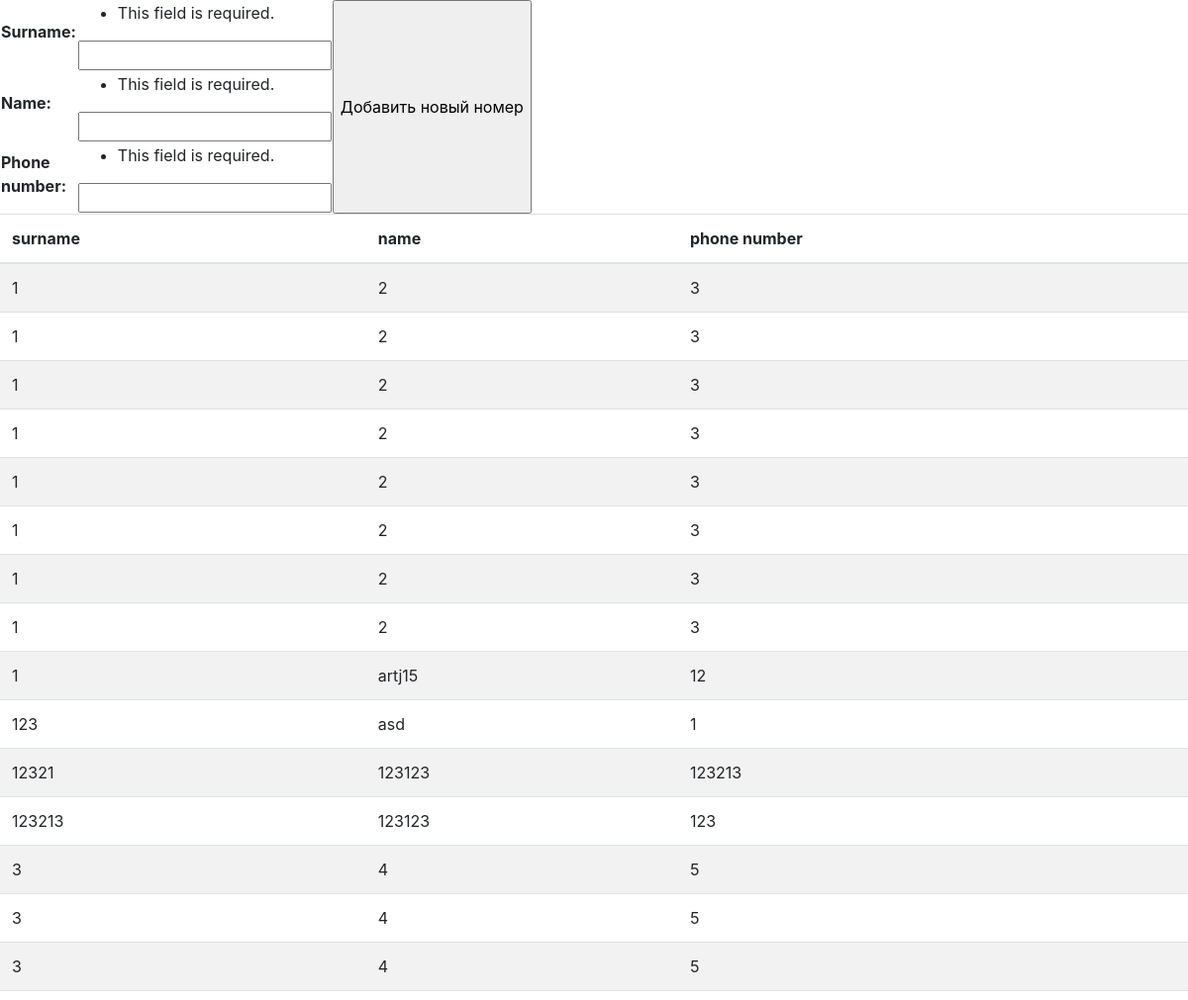
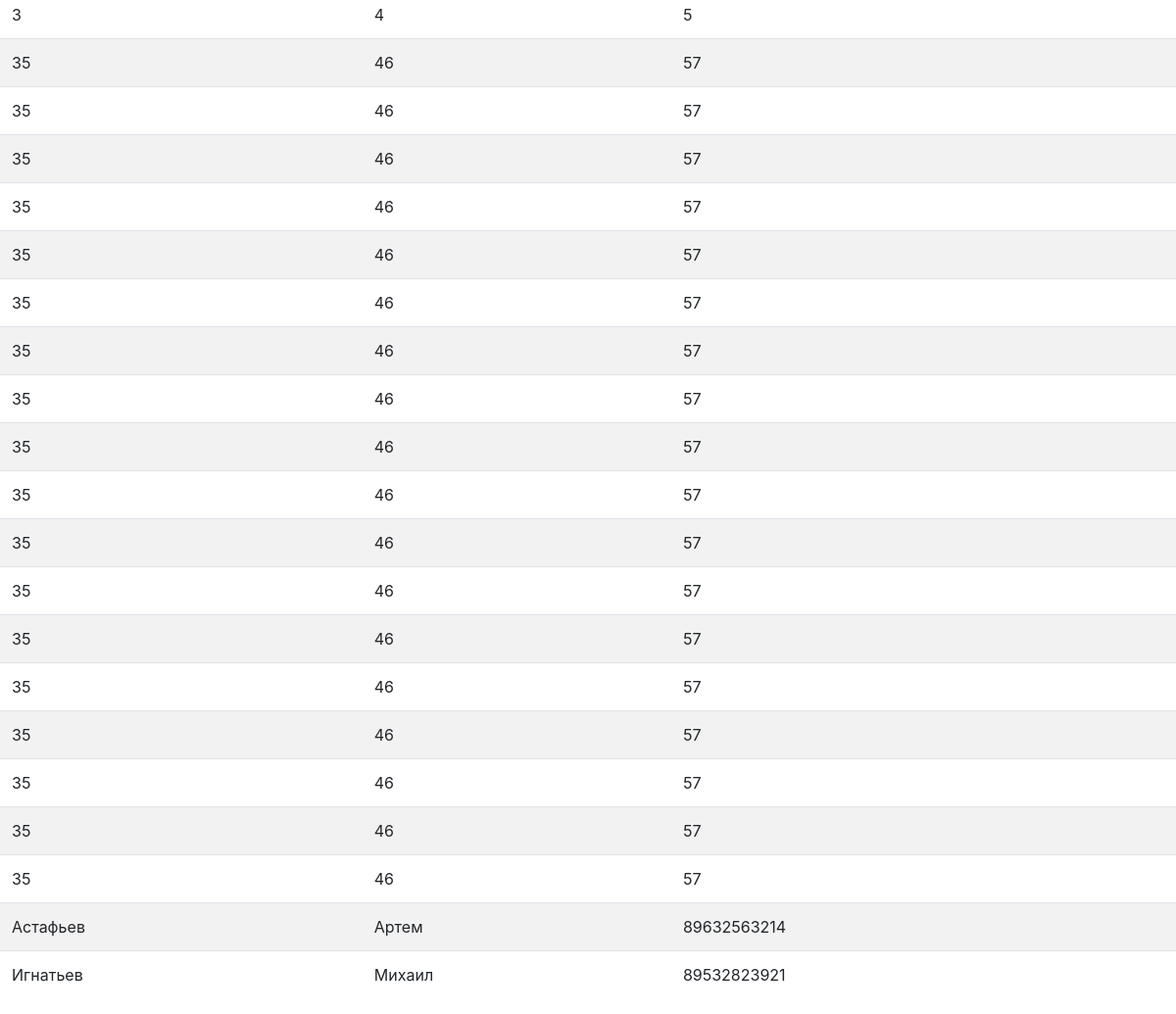
The page / on the database its author committed (2 pictures, top to bottom).
### Contacts/models.py (models this page shows, shortened)
class ContactModel(models.Model):
    surname = models.CharField(max_length= 300)
    name = models.CharField(max_length=300)
    phone_number = models.IntegerField()
    class Meta:
        ordering = ['surname', 'name']
        verbose_name='Contact'

### Contacts/views.py (the view)
# urls.py: path('', get)
def get(request):
    all = ContactModel.objects.all()
    form = ContactForm(request.POST)
    if request.POST:
        form.save()
        return HttpResponseRedirect("/")
    data = {
        'all': all, 'form': form
    }
    return render(request, template_name= 'main.html', context= data)

### Contacts/models.py
class ContactForm(ModelForm):
    class Meta:
        model = ContactModel
        fields = '__all__'

### Contacts/templates/main.html (shortened to what this page needs)
<!DOCTYPE html>
<html lang="en">
<head>
    <link rel="stylesheet" href="https://maxcdn.bootstrapcdn.com/bootstrap/4.0.0/css/bootstrap.min.css">
</head>
<body>
<form action="" method="post" style="display: flex; justify-content: start; max-width: 300px">
    <table>
    {{ form.as_table }}
        </table>
    <input type="submit" value="Добавить новый номер" />
</form>
<table class="table table-striped">
    <thead>
    <tr>
        <th>
        surname
        </th>
    <th>
        name
    </th>
    <th>
        phone number
    </th>
    </tr>
        </thead>
    <tbody>
    {% for i in all %}
    <tr>
        <td>{{i.surname}}</td>
        <td>{{i.name}}</td>
        <td>{{i.phone_number}}</td>
    </tr>
{% endfor %}
    </tbody>
    </table>
</body>
</html>

### rows shown on the page
ContactModel: surname "1", name "2", phone_number "3"
ContactModel: surname "1", name "2", phone_number "3"
ContactModel: surname "1", name "2", phone_number "3"
ContactModel: surname "1", name "2", phone_number "3"
ContactModel: surname "1", name "2", phone_number "3"
ContactModel: surname "1", name "2", phone_number "3"
ContactModel: surname "1", name "2", phone_number "3"
ContactModel: surname "1", name "2", phone_number "3"
ContactModel: surname "1", name "artj15", phone_number "12"
ContactModel: surname "123", name "asd", phone_number "1"
ContactModel: surname "12321", name "123123", phone_number "123213"
ContactModel: surname "123213", name "123123", phone_number "123"
ContactModel: surname "3", name "4", phone_number "5"
ContactModel: surname "3", name "4", phone_number "5"
ContactModel: surname "3", name "4", phone_number "5"
ContactModel: surname "3", name "4", phone_number "5"
ContactModel: surname "35", name "46", phone_number "57"
ContactModel: surname "35", name "46", phone_number "57"
ContactModel: surname "35", name "46", phone_number "57"
ContactModel: surname "35", name "46", phone_number "57"
ContactModel: surname "35", name "46", phone_number "57"
ContactModel: surname "35", name "46", phone_number "57"
ContactModel: surname "35", name "46", phone_number "57"
ContactModel: surname "35", name "46", phone_number "57"
ContactModel: surname "35", name "46", phone_number "57"
ContactModel: surname "35", name "46", phone_number "57"
ContactModel: surname "35", name "46", phone_number "57"
ContactModel: surname "35", name "46", phone_number "57"
ContactModel: surname "35", name "46", phone_number "57"
ContactModel: surname "35", name "46", phone_number "57"
ContactModel: surname "35", name "46", phone_number "57"
ContactModel: surname "35", name "46", phone_number "57"
ContactModel: surname "35", name "46", phone_number "57"
ContactModel: surname "35", name "46", phone_number "57"
ContactModel: surname "Астафьев", name "Артем", phone_number "89632563214"
ContactModel: surname "Игнатьев", name "Михаил", phone_number "89532823921"
